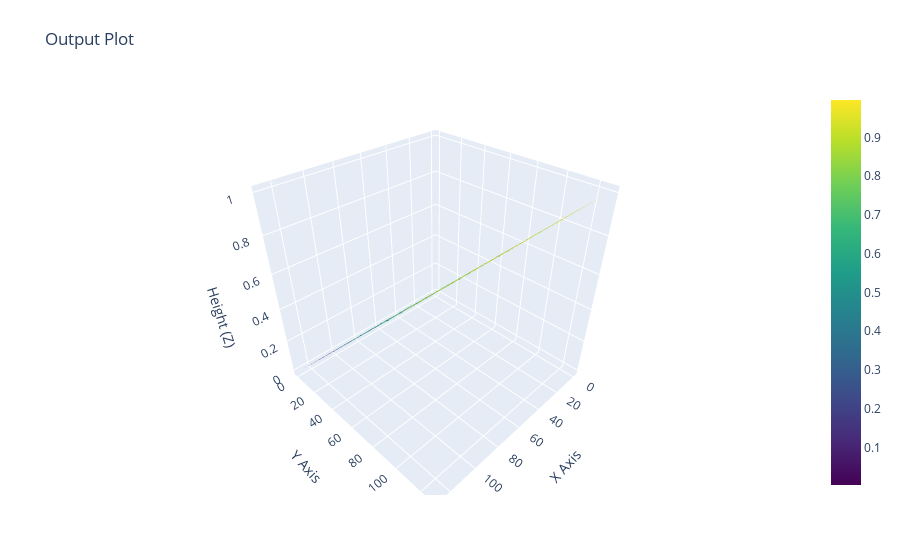

Source (notebook cell):
### Markdown cell above
### Simple Rectangle Result

### Code cell
visualize_csv_output("../output/polygon_solver_out.csv","./simple_rectangle_output_plot.png" )

### Figure 1 — Plotly figure (JSON) as saved in the notebook; plotly's stock layout.template omitted (floating-point values rounded to 4 significant figures; data arrays with more than 128 entries replaced by an {"elided": "..."} marker saying what was removed)
{"data": [{"colorscale": [[0, "#440154"], [0.1111, "#482878"], [0.2222, "#3e4989"], [0.3333, "#31688e"], [0.4444, "#26828e"], [0.5556, "#1f9e89"], [0.6667, "#35b779"], [0.7778, "#6ece58"], [0.8889, "#b5de2b"], [1, "#fde725"]], "type": "surface", "x": {"elided": "128x128 int values"}, "y": {"elided": "128x128 int values"}, "z": {"elided": "128x128 float values"}}], "layout": {"autosize": true, "margin": {"b": 65, "l": 65, "r": 50, "t": 90}, "scene": {"xaxis": {"title": {"text": "X Axis"}}, "yaxis": {"title": {"text": "Y Axis"}}, "zaxis": {"title": {"text": "Height (Z)"}}}, "title": {"text": "Output Plot"}}}
